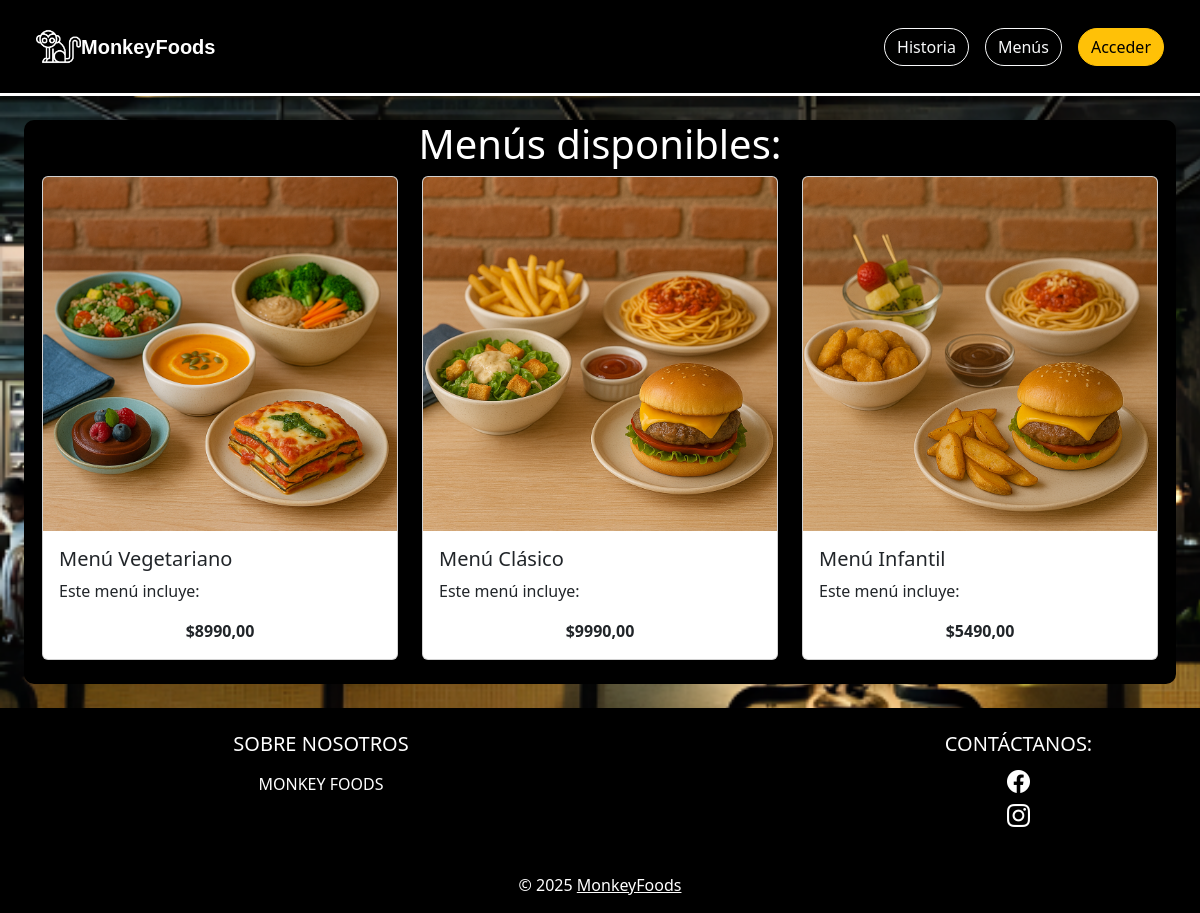
The page /menus/ on the database its author committed.
### apps/menus/models.py (models this page shows, shortened)
class Menu(models.Model):
    nombre = models.CharField(max_length=100)
    descripcion = models.TextField()
    precio = models.DecimalField(max_digits=8, decimal_places=2)
    imagen = models.ImageField(upload_to='imagenes_menus/', blank=True, null=True)

### apps/menus/views.py (the view)
# urls.py: path('', views.menus, name='menus'),
def menus(request):
    lista_menus = Menu.objects.all()
    context = {'menus': lista_menus}
    return render(request, 'menus/menus.html', context)

### apps/menus/templates/menus/menus.html (shortened to what this page needs)
{% load static %}
<!DOCTYPE html>
<html lang="es">
<head>
    <link href="https://cdn.jsdelivr.net/npm/bootstrap@5.3.3/dist/css/bootstrap.min.css" rel="stylesheet"
>
    <link rel="stylesheet" href="https://cdn.jsdelivr.net/npm/bootstrap-icons@1.11.3/font/bootstrap-icons.min.css">
    <link rel="stylesheet" href="{% static 'menus/css/styles.css' %}">
</head>
<body class="body-fondo">
    <nav class="navbar navbar-expand-lg bg-body-primary navbar-settings p-4">
        <div class="container-fluid">
            <a href="{% url 'index' %}">
                <img style="width: 45px; height: 45px;" src="{% static 'home/img/mono-blanco.png' %}" alt="marca">
                <a class="navbar-brand marca" href="{% url 'index' %}">MonkeyFoods</a>
            </a>
            <div class="collapse navbar-collapse" id="navbarSupportedContent">
                {% if request.user.is_authenticated %}
                <form class="d-flex gap-4" role="search">
                    <a href="{% url 'historia' %}">
                        <button class="btn btn-outline-light history" type="button">Historia</button>
                    </a>
                    {% if request.user.rol == 3 or request.user.rol == 4 %}
                    <a href="{% url 'agregar_menu' %}">
                        <button class="btn btn-outline-danger history" type="button">Agregar menú</button>
                    </a>
                    {% else %}
                    <a href="{% url 'menus' %}">
                        <button class="btn btn-outline-light history" type="button">Menús</button>
                    </a>
                    {% endif %}
                    {% if request.user.rol == 4 %}
                    <a href="{% url 'crear_empleado' %}">
                        <button class="btn btn-outline-danger history" type="button">Crear empleado</button>
                    </a>
                    {% endif %}
                    <div class="nav-item dropdown dropdown-perfil me-2">
                        <a class="nav-link dropdown-toggle" href="#" role="button" data-bs-toggle="dropdown">
                            {% if user.foto_perfil %}
                            <img src="{{ user.foto_perfil.url }}" alt="Foto de perfil" style="border-radius: 50%; border: 1px solid #ffc107;" width="36" height="36">
                            {% else %}
                            <svg xmlns="http://www.w3.org/2000/svg" style="color: #ffc107" width="36" height="36"
                                fill="currentColor" class="bi bi-person-circle" viewBox="0 0 16 16">
                                <path d="M11 6a3 3 0 1 1-6 0 3 3 0 0 1 6 0" />
                                <path fill-rule="evenodd"
                                    d="M0 8a8 8 0 1 1 16 0A8 8 0 0 1 0 8m8-7a7 7 0 0 0-5.468 11.37C3.242 11.226 4.805 10 8 10s4.757 1.225 5.468 2.37A7 7 0 0 0 8 1" />
                            </svg>
                            {% endif %}
                        </a>
                        <ul class="dropdown-menu dropdown-perfil">
                           <li><p class="text-black text-end mx-1 text-center" style="font-weight: bold;">{{ user.first_name|upper }} {{ user.last_name|upper }}</p></li>
                            <li><a class="dropdown-item" href="{% url 'perfil' %}">Mi perfil</a></li>
                            {% if request.user.rol == 1 %}
                            <li><a class="dropdown-item" href="{% url 'historial_reservas' %}">Mis reservas</a></li>
                            {% endif %}
                            {% if request.user.rol == 4 %}
                            <li><a class="dropdown-item" href="{% url 'admin_usuarios' %}">Usuarios</a></li>
                            {% endif %}
                            <li><a class="dropdown-item" href="{% url 'exit' %}">Salir</a></li>
                        </ul>
                    </div>
                </form>
                {% else %}
                <div class="d-flex gap-3">
                    <div class="d-flex gap-3">
                        <a href="{% url 'historia' %}">
                            <button class="btn btn-outline-light history" type="button">Historia</button>
                        </a>
                        <a href="{% url 'menus' %}">
                            <button class="btn btn-outline-light history" type="button">Menús</button>
                        </a>
                        <form class="d-flex" role="search">
                            <a href="{% url 'registrar' %}">
                                <button class="btn btn-warning btn-settings" type="button">Acceder</button>
                            </a>
                        </form>
                    </div>
                </div>
                {% endif %}
            </div>
        </div>
    </nav>
    <div class="m-4" style="background-color: black; border-radius: 10px;">
        <h1 class="text-white text-center">Menús disponibles:</h1>
        <div class="container">
        {% if menus %}
            <div class="row row-cols-1 row-cols-md-3 g-4">
            {% for menu in menus %}
            <div class="col mb-4">
                <div class="card h-100 text-dark">
                    {% if menu.imagen %}
                        <img src="{{ menu.imagen.url }}" class="card-img-top" alt="{{ menu.nombre }}">
                    {% else %}
                        <img src="{% static 'menus/img/default_menu.jpg' %}" class="card-img-top" alt="Sin imagen">
                    {% endif %}
                    <div class="card-body">
                        <h5 class="card-title">{{ menu.nombre }}</h5>
                        <p class="card-text">{{ menu.descripcion }}</p>
                        <p class="card-text" style="text-align: center;"><strong>${{ menu.precio }}</strong></p>
                    </div>
                </div>
            </div>
            {% endfor %}
            </div>
        {% else %}
            <p class="text-white text-center">No hay menús disponibles aún.</p>
        {% endif %}
        </div>
    </div>
</body>
<footer class="text-white text-center" style="background-color: black;">
    <div class="container p-4">
        <div class="row">
            <div class="col-lg-6 col-md-12 mb-4 mb-md-0 text-center">
                <h5 class="text">SOBRE NOSOTROS</h5>
                <p class="mt-3">
                    MONKEY FOODS
                </p>
            </div>
            <div class="col-lg-3 col-md-6 mb-4 mb-md-0 ms-auto text-center">
                <h5 class="text">CONTÁCTANOS:</h5>
                <ul class="list-unstyled mb-0">
                    <li>
                        <a class="text-white" href="#">
                            <i class="bi bi-facebook" style="font-size: 23px;"></i>
                        </a>
                    </li>
                    <li>
                        <a class="text-white" href="#">
                            <i class="bi bi-instagram" style="font-size: 23px;"></i>
                        </a>
                    </li>
                </ul>
            </div>
        </div>
    </div>
    <div class="text-center p-3" style="background-color: rgba(0, 0, 0, 0.2);">
        © 2025
        <a class="text-white" href="{% url 'index' %}">MonkeyFoods</a>
    </div>
</footer>
</html>

### apps/menus/static/menus/css/styles.css (style rules this page uses)
.navbar-settings { background-color: black; border-bottom: 3px solid; color: white; }
.btn-settings { border-radius: 40px; }
.history { border-radius: 40px; }
.marca { color: white; font-weight: bold; text-align: right; background-size: 20%; font-family: "Century Gothic", sans-serif; }
.body-fondo { background-image: url(../img/fondo.png); background-size: cover; background-position: cover; background-repeat: no-repeat; background-attachment: fixed; }

### rows shown on the page
Menu: imagen (picture), nombre "Menú Vegetariano", descripcion "Este menú incluye:", precio "8990,00"
Menu: imagen (picture), nombre "Menú Clásico", descripcion "Este menú incluye:", precio "9990,00"
Menu: imagen (picture), nombre "Menú Infantil", descripcion "Este menú incluye:", precio "5490,00"
